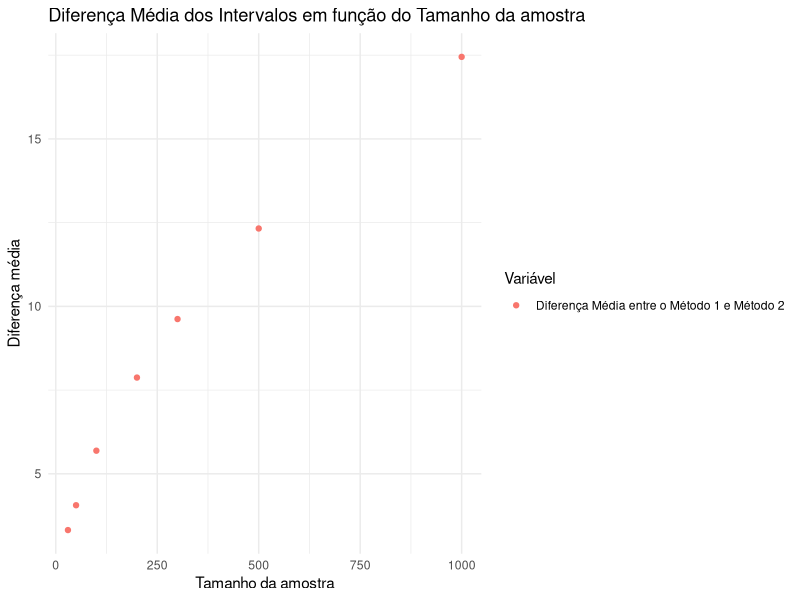

The R script that drew this image:
library(ggplot2)
require(ggplot2)

set.seed(1579)
k <- 1000
p <- 0.3
nivel_c <- 0.93
gamma <- 1 - nivel_c
b<-qnorm(1-gamma/2)  #-b__normal__a a=-b

#como IC pelo metodo2  é entre xbarra - b(raiz de cenas) e xbarra+b(raiz de cenas)
#o comprimento do intervalo pelo metodo2 é igual a 2b(raiz de cenas)

n_values <- c(30, 50, 100, 200, 300, 500, 1000)
result_list <- list()
final <- vector("list", length(n_values))
mean_list <- numeric() #lista dos xbarra
average_difference<-numeric()  #lista das médias das diferenças entre metodo 1 e 2
z <- qnorm((1 + nivel_c) / 2)

for (i in 1:length(n_values)) {
  final[[i]] <- numeric(1000)  # inicializar sublista para cada valor de n
  
  for (j in 1:1000) {
    binom_values <- rbinom(n_values[i], 1, p)
    result_list[[j]] <- binom_values
    
    mean_list[j] <- mean(result_list[[j]])
    
    a <- n_values[i] + z^2
    b <- -2 * mean_list[j] * n_values[i] - z^2
    c <- n_values[i] * mean_list[j]^2
    
    delta <- b^2 - 4 * a * c
    
    if (delta >= 0) {
      p1 <- (-b + sqrt(delta)) / (2 * a)
      p2 <- (-b - sqrt(delta)) / (2 * a)
      
      comp_intervalo1<-abs(p1-p2) #comp_intervalo do metodo1
      
      #como IC pelo metodo2  é entre xbarra - b(raiz de cenas) e xbarra+b(raiz de cenas)
      #o comprimento do intervalo pelo metodo2 é igual a 2b(raiz de cenas)
      
      comp_intervalo2<- abs(2*b*sqrt((mean_list[j]-mean_list[j]^2)/n_values[i]))
      
      comp_intervalo<-abs(comp_intervalo1-comp_intervalo2)
      
      final[[i]][j]<-comp_intervalo
    }
  }
  average_difference[i]<-mean(final[[i]])
}

average_difference

df<- data.frame(n=n_values,average_diff=average_difference)

ggplot(df,aes(df$n))+
  geom_point(aes(y=average_diff,color="Diferença Média entre o Método 1 e Método 2"))+
  labs(title="Diferença Média dos Intervalos em função do Tamanho da amostra" ,x = "Tamanho da amostra", y = "Diferença média", color = "Variável")+
  theme_minimal()
